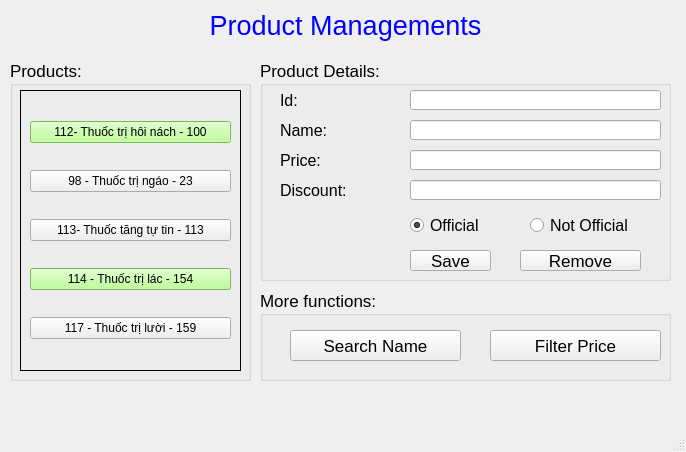
<?xml version="1.0" encoding="UTF-8"?>
<ui version="4.0">
 <class>MainWindow</class>
 <widget class="QMainWindow" name="MainWindow">
  <property name="geometry">
   <rect>
    <x>0</x>
    <y>0</y>
    <width>686</width>
    <height>452</height>
   </rect>
  </property>
  <property name="windowTitle">
   <string>MainWindow</string>
  </property>
  <widget class="QWidget" name="centralwidget">
   <widget class="QLabel" name="label">
    <property name="geometry">
     <rect>
      <x>20</x>
      <y>0</y>
      <width>651</width>
      <height>51</height>
     </rect>
    </property>
    <property name="font">
     <font>
      <pointsize>20</pointsize>
     </font>
    </property>
    <property name="styleSheet">
     <string notr="true">color: rgb(0, 0, 255);</string>
    </property>
    <property name="text">
     <string>Product Managements</string>
    </property>
    <property name="alignment">
     <set>Qt::AlignCenter</set>
    </property>
   </widget>
   <widget class="QGroupBox" name="groupBox">
    <property name="geometry">
     <rect>
      <x>10</x>
      <y>60</y>
      <width>241</width>
      <height>321</height>
     </rect>
    </property>
    <property name="font">
     <font>
      <pointsize>13</pointsize>
     </font>
    </property>
    <property name="title">
     <string>Products:</string>
    </property>
    <widget class="QLabel" name="label_2">
     <property name="geometry">
      <rect>
       <x>10</x>
       <y>30</y>
       <width>221</width>
       <height>281</height>
      </rect>
     </property>
     <property name="frameShape">
      <enum>QFrame::Box</enum>
     </property>
     <property name="text">
      <string/>
     </property>
    </widget>
    <widget class="QWidget" name="verticalLayoutWidget">
     <property name="geometry">
      <rect>
       <x>20</x>
       <y>40</y>
       <width>201</width>
       <height>261</height>
      </rect>
     </property>
     <layout class="QVBoxLayout" name="verticalLayout">
      <item>
       <widget class="QPushButton" name="pushButton_2">
        <property name="font">
         <font>
          <pointsize>9</pointsize>
         </font>
        </property>
        <property name="styleSheet">
         <string notr="true">background-color: rgb(170, 255, 127);</string>
        </property>
        <property name="text">
         <string>112- Thuốc trị hôi nách - 100</string>
        </property>
       </widget>
      </item>
      <item>
       <widget class="QPushButton" name="pushButton_5">
        <property name="font">
         <font>
          <pointsize>9</pointsize>
         </font>
        </property>
        <property name="text">
         <string>98 - Thuốc trị ngáo - 23</string>
        </property>
       </widget>
      </item>
      <item>
       <widget class="QPushButton" name="pushButton_4">
        <property name="font">
         <font>
          <pointsize>9</pointsize>
         </font>
        </property>
        <property name="text">
         <string>113- Thuốc tăng tự tin - 113</string>
        </property>
       </widget>
      </item>
      <item>
       <widget class="QPushButton" name="pushButton_3">
        <property name="font">
         <font>
          <pointsize>9</pointsize>
         </font>
        </property>
        <property name="styleSheet">
         <string notr="true">background-color: rgb(170, 255, 127);</string>
        </property>
        <property name="text">
         <string>114 - Thuốc trị lác - 154</string>
        </property>
       </widget>
      </item>
      <item>
       <widget class="QPushButton" name="pushButton">
        <property name="font">
         <font>
          <pointsize>9</pointsize>
         </font>
        </property>
        <property name="text">
         <string>117 - Thuốc trị lười - 159</string>
        </property>
       </widget>
      </item>
     </layout>
    </widget>
   </widget>
   <widget class="QGroupBox" name="groupBox_2">
    <property name="geometry">
     <rect>
      <x>260</x>
      <y>60</y>
      <width>411</width>
      <height>221</height>
     </rect>
    </property>
    <property name="font">
     <font>
      <pointsize>13</pointsize>
     </font>
    </property>
    <property name="title">
     <string>Product Details:</string>
    </property>
    <widget class="QLabel" name="label_3">
     <property name="geometry">
      <rect>
       <x>20</x>
       <y>30</y>
       <width>121</width>
       <height>21</height>
      </rect>
     </property>
     <property name="font">
      <font>
       <pointsize>12</pointsize>
      </font>
     </property>
     <property name="text">
      <string>Id:</string>
     </property>
    </widget>
    <widget class="QLabel" name="label_4">
     <property name="geometry">
      <rect>
       <x>20</x>
       <y>60</y>
       <width>121</width>
       <height>21</height>
      </rect>
     </property>
     <property name="font">
      <font>
       <pointsize>12</pointsize>
      </font>
     </property>
     <property name="text">
      <string>Name:</string>
     </property>
    </widget>
    <widget class="QLabel" name="label_5">
     <property name="geometry">
      <rect>
       <x>20</x>
       <y>90</y>
       <width>121</width>
       <height>21</height>
      </rect>
     </property>
     <property name="font">
      <font>
       <pointsize>12</pointsize>
      </font>
     </property>
     <property name="text">
      <string>Price:</string>
     </property>
    </widget>
    <widget class="QLabel" name="label_6">
     <property name="geometry">
      <rect>
       <x>20</x>
       <y>120</y>
       <width>121</width>
       <height>21</height>
      </rect>
     </property>
     <property name="font">
      <font>
       <pointsize>12</pointsize>
      </font>
     </property>
     <property name="text">
      <string>Discount:</string>
     </property>
    </widget>
    <widget class="QRadioButton" name="radioButtonOfficial">
     <property name="geometry">
      <rect>
       <x>150</x>
       <y>150</y>
       <width>121</width>
       <height>31</height>
      </rect>
     </property>
     <property name="font">
      <font>
       <pointsize>12</pointsize>
      </font>
     </property>
     <property name="text">
      <string>Official</string>
     </property>
     <property name="checked">
      <bool>true</bool>
     </property>
    </widget>
    <widget class="QLineEdit" name="lineEditName">
     <property name="geometry">
      <rect>
       <x>150</x>
       <y>60</y>
       <width>251</width>
       <height>20</height>
      </rect>
     </property>
    </widget>
    <widget class="QLineEdit" name="lineEditPrice">
     <property name="geometry">
      <rect>
       <x>150</x>
       <y>90</y>
       <width>251</width>
       <height>20</height>
      </rect>
     </property>
    </widget>
    <widget class="QLineEdit" name="lineEditDiscount">
     <property name="geometry">
      <rect>
       <x>150</x>
       <y>120</y>
       <width>251</width>
       <height>20</height>
      </rect>
     </property>
    </widget>
    <widget class="QLineEdit" name="lineEditId">
     <property name="geometry">
      <rect>
       <x>150</x>
       <y>30</y>
       <width>251</width>
       <height>20</height>
      </rect>
     </property>
    </widget>
    <widget class="QRadioButton" name="radioButtonNotOfficial">
     <property name="geometry">
      <rect>
       <x>270</x>
       <y>150</y>
       <width>141</width>
       <height>31</height>
      </rect>
     </property>
     <property name="font">
      <font>
       <pointsize>12</pointsize>
      </font>
     </property>
     <property name="text">
      <string>Not Official</string>
     </property>
     <property name="checkable">
      <bool>false</bool>
     </property>
     <property name="checked">
      <bool>false</bool>
     </property>
    </widget>
    <widget class="QPushButton" name="pushButtonSave">
     <property name="geometry">
      <rect>
       <x>150</x>
       <y>190</y>
       <width>81</width>
       <height>21</height>
      </rect>
     </property>
     <property name="text">
      <string>Save</string>
     </property>
    </widget>
    <widget class="QPushButton" name="pushButtonRemove">
     <property name="geometry">
      <rect>
       <x>260</x>
       <y>190</y>
       <width>121</width>
       <height>21</height>
      </rect>
     </property>
     <property name="text">
      <string>Remove</string>
     </property>
    </widget>
   </widget>
   <widget class="QGroupBox" name="groupBox_3">
    <property name="geometry">
     <rect>
      <x>260</x>
      <y>290</y>
      <width>411</width>
      <height>91</height>
     </rect>
    </property>
    <property name="font">
     <font>
      <pointsize>13</pointsize>
     </font>
    </property>
    <property name="title">
     <string>More functions:</string>
    </property>
    <widget class="QPushButton" name="pushButtonSearchName">
     <property name="geometry">
      <rect>
       <x>30</x>
       <y>40</y>
       <width>171</width>
       <height>31</height>
      </rect>
     </property>
     <property name="text">
      <string>Search Name</string>
     </property>
    </widget>
    <widget class="QPushButton" name="pushButtonFilterPrice">
     <property name="geometry">
      <rect>
       <x>230</x>
       <y>40</y>
       <width>171</width>
       <height>31</height>
      </rect>
     </property>
     <property name="text">
      <string>Filter Price</string>
     </property>
    </widget>
   </widget>
  </widget>
  <widget class="QMenuBar" name="menubar">
   <property name="geometry">
    <rect>
     <x>0</x>
     <y>0</y>
     <width>686</width>
     <height>18</height>
    </rect>
   </property>
  </widget>
  <widget class="QStatusBar" name="statusbar"/>
 </widget>
 <resources/>
 <connections/>
</ui>
